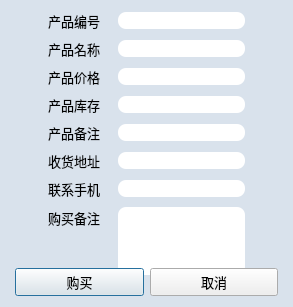
<?xml version="1.0" encoding="UTF-8"?>
<ui version="4.0">
 <class>buyGoodsDialog</class>
 <widget class="QDialog" name="buyGoodsDialog">
  <property name="geometry">
   <rect>
    <x>0</x>
    <y>0</y>
    <width>293</width>
    <height>307</height>
   </rect>
  </property>
  <property name="minimumSize">
   <size>
    <width>293</width>
    <height>307</height>
   </size>
  </property>
  <property name="maximumSize">
   <size>
    <width>293</width>
    <height>330</height>
   </size>
  </property>
  <property name="font">
   <font>
    <pointsize>10</pointsize>
   </font>
  </property>
  <property name="windowTitle">
   <string>购买</string>
  </property>
  <property name="styleSheet">
   <string notr="true">QLineEdit{
border-radius:8px;
}
QDialog{
	background-color: rgb(217, 226, 236);
}</string>
  </property>
  <layout class="QHBoxLayout" name="horizontalLayout_2">
   <item>
    <spacer name="horizontalSpacer">
     <property name="orientation">
      <enum>Qt::Horizontal</enum>
     </property>
     <property name="sizeHint" stdset="0">
      <size>
       <width>43</width>
       <height>20</height>
      </size>
     </property>
    </spacer>
   </item>
   <item>
    <layout class="QVBoxLayout" name="verticalLayout">
     <item>
      <spacer name="verticalSpacer">
       <property name="orientation">
        <enum>Qt::Vertical</enum>
       </property>
       <property name="sizeHint" stdset="0">
        <size>
         <width>20</width>
         <height>18</height>
        </size>
       </property>
      </spacer>
     </item>
     <item>
      <layout class="QGridLayout" name="gridLayout" rowstretch="0,0,0,0,0,0,0,0" columnstretch="0,0" columnminimumwidth="0,0">
       <property name="leftMargin">
        <number>33</number>
       </property>
       <property name="rightMargin">
        <number>33</number>
       </property>
       <property name="bottomMargin">
        <number>33</number>
       </property>
       <property name="horizontalSpacing">
        <number>18</number>
       </property>
       <property name="verticalSpacing">
        <number>8</number>
       </property>
       <item row="1" column="0">
        <widget class="QLabel" name="label_2">
         <property name="text">
          <string>产品名称</string>
         </property>
        </widget>
       </item>
       <item row="0" column="0">
        <widget class="QLabel" name="label">
         <property name="text">
          <string>产品编号</string>
         </property>
        </widget>
       </item>
       <item row="0" column="1">
        <widget class="QLineEdit" name="idLineEdit">
         <property name="enabled">
          <bool>false</bool>
         </property>
        </widget>
       </item>
       <item row="1" column="1">
        <widget class="QLineEdit" name="nameLineEdit">
         <property name="enabled">
          <bool>false</bool>
         </property>
        </widget>
       </item>
       <item row="2" column="0">
        <widget class="QLabel" name="label_3">
         <property name="text">
          <string>产品价格</string>
         </property>
        </widget>
       </item>
       <item row="6" column="1">
        <widget class="QLineEdit" name="phoneLineEdit">
         <property name="enabled">
          <bool>false</bool>
         </property>
         <property name="sizePolicy">
          <sizepolicy hsizetype="Minimum" vsizetype="Fixed">
           <horstretch>0</horstretch>
           <verstretch>0</verstretch>
          </sizepolicy>
         </property>
         <property name="minimumSize">
          <size>
           <width>127</width>
           <height>0</height>
          </size>
         </property>
        </widget>
       </item>
       <item row="3" column="0">
        <widget class="QLabel" name="label_4">
         <property name="text">
          <string>产品库存</string>
         </property>
        </widget>
       </item>
       <item row="4" column="0">
        <widget class="QLabel" name="label_5">
         <property name="text">
          <string>产品备注</string>
         </property>
        </widget>
       </item>
       <item row="4" column="1">
        <widget class="QLineEdit" name="noticeLineEdit">
         <property name="enabled">
          <bool>false</bool>
         </property>
        </widget>
       </item>
       <item row="5" column="0">
        <widget class="QLabel" name="label_6">
         <property name="text">
          <string>收货地址</string>
         </property>
        </widget>
       </item>
       <item row="2" column="1">
        <widget class="QLineEdit" name="priceLineEdit">
         <property name="enabled">
          <bool>false</bool>
         </property>
        </widget>
       </item>
       <item row="6" column="0">
        <widget class="QLabel" name="label_7">
         <property name="text">
          <string>联系手机</string>
         </property>
        </widget>
       </item>
       <item row="3" column="1">
        <widget class="QLineEdit" name="numberLineEdit">
         <property name="enabled">
          <bool>false</bool>
         </property>
         <property name="sizePolicy">
          <sizepolicy hsizetype="Expanding" vsizetype="Fixed">
           <horstretch>0</horstretch>
           <verstretch>0</verstretch>
          </sizepolicy>
         </property>
         <property name="minimumSize">
          <size>
           <width>0</width>
           <height>0</height>
          </size>
         </property>
        </widget>
       </item>
       <item row="5" column="1">
        <widget class="QLineEdit" name="addressLineEdit">
         <property name="enabled">
          <bool>false</bool>
         </property>
         <property name="minimumSize">
          <size>
           <width>0</width>
           <height>0</height>
          </size>
         </property>
        </widget>
       </item>
       <item row="7" column="0">
        <widget class="QLabel" name="label_8">
         <property name="text">
          <string>购买备注</string>
         </property>
        </widget>
       </item>
       <item row="7" column="1">
        <widget class="QLineEdit" name="buyLineEdit">
         <property name="sizePolicy">
          <sizepolicy hsizetype="Expanding" vsizetype="Expanding">
           <horstretch>0</horstretch>
           <verstretch>0</verstretch>
          </sizepolicy>
         </property>
         <property name="minimumSize">
          <size>
           <width>0</width>
           <height>68</height>
          </size>
         </property>
        </widget>
       </item>
      </layout>
     </item>
     <item>
      <layout class="QHBoxLayout" name="horizontalLayout">
       <item>
        <widget class="QPushButton" name="pushButton">
         <property name="text">
          <string>购买</string>
         </property>
        </widget>
       </item>
       <item>
        <widget class="QPushButton" name="pushButton_2">
         <property name="text">
          <string>取消</string>
         </property>
        </widget>
       </item>
      </layout>
     </item>
     <item>
      <spacer name="verticalSpacer_2">
       <property name="orientation">
        <enum>Qt::Vertical</enum>
       </property>
       <property name="sizeHint" stdset="0">
        <size>
         <width>20</width>
         <height>13</height>
        </size>
       </property>
      </spacer>
     </item>
    </layout>
   </item>
   <item>
    <spacer name="horizontalSpacer_2">
     <property name="orientation">
      <enum>Qt::Horizontal</enum>
     </property>
     <property name="sizeHint" stdset="0">
      <size>
       <width>43</width>
       <height>20</height>
      </size>
     </property>
    </spacer>
   </item>
  </layout>
 </widget>
 <resources/>
 <connections/>
</ui>
